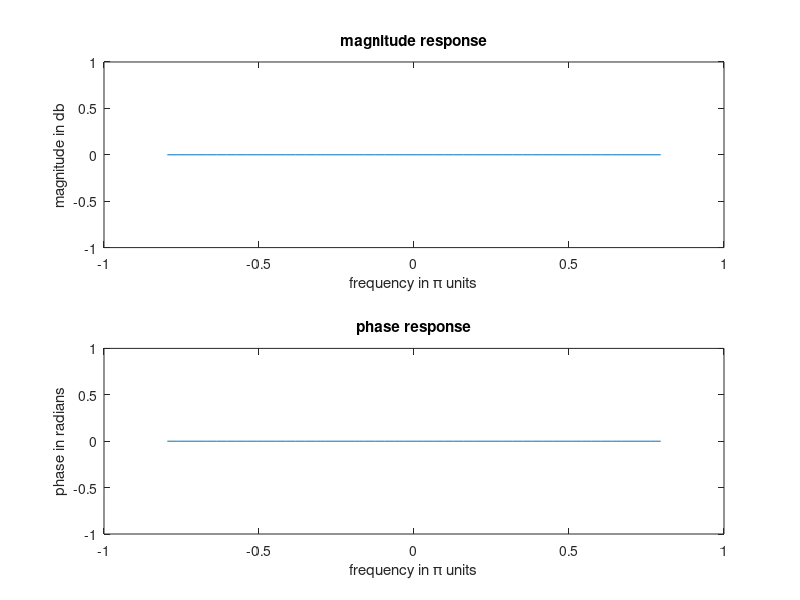

Here is the MATLAB script that generated this plot:
clc;
clear all;

b = input('enter numerator coefficients = ');
a = input('enter denominator coefficients');

w = [-2.5:1/10:2.5];
[h,w] = freqz(b,a,w);
subplot(211)
plot(w/pi,20*log10(abs(h)));

xlabel('frequency in \pi units');ylabel('magnitude in db');
title('magnitude response');
subplot(212);
plot(w/pi,angle(h)/pi);
xlabel('frequency in \pi units');ylabel('phase in radians');
title('phase response');


